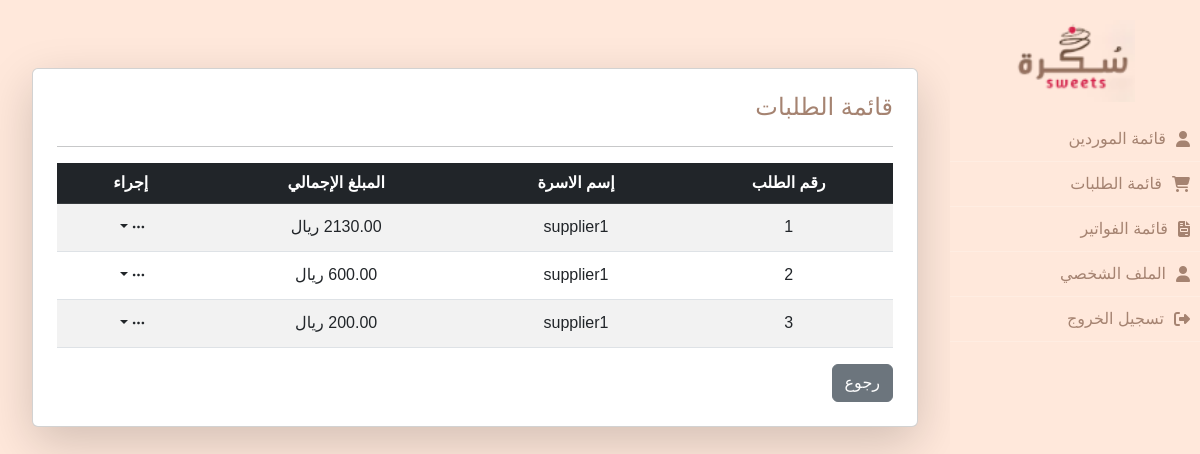
The page /orders/order/order-list/ (signed in) on the database its author committed.
### orders/models.py (models this page shows, shortened)
class Order(models.Model):
    supplier    = models.ForeignKey(Supplier, on_delete=models.CASCADE, related_name='orders')
    order_date  = models.DateField(auto_now_add=True)
    notes       = models.TextField(blank=True, null=True)
    total_price = models.DecimalField(max_digits=10, decimal_places=2, default=0.00)  # إجمالي السعر لجميع المنتجات
    created_at  = models.DateTimeField(auto_now_add=True)
    modified_at = models.DateTimeField(auto_now=True)

### suppliers/models.py (models this page shows, shortened)
class Supplier(models.Model):
    user             = models.OneToOneField(User, on_delete=models.CASCADE)
    company_name     = models.CharField(max_length=255)
    email            = models.EmailField(max_length=254, blank=True, null=True)
    phone_number     = models.CharField(max_length=15, blank=True, null=True)  # إضافة رقم الهاتف
    bank_account     = models.CharField(max_length=50,blank=True, null=True)
    address          = models.TextField(blank=True, null=True )  # العنوان
    previous_balance = models.DecimalField(max_digits=10, decimal_places=2, default=0.00)  # الرصيد السابق
    current_balance  = models.DecimalField(max_digits=10, decimal_places=2, default=0.00)  # الرصيد الحالي

### orders/views.py (the view)
# urls.py: path('order/order-list/', views.order_list, name='order-list'),
def order_list(request):
    if request.user.is_staff:
        orders = Order.objects.filter(total_price__gt=0)
    else:
        try:
            supplier = request.user.supplier  # جلب المورد المرتبط بالمستخدم
            orders = Order.objects.filter(supplier=supplier)  # عرض فواتيره فقط
        except AttributeError:
            invoices = []  # إذا لم يكن المورد مسجلاً، لا تعرض أي فواتير
    print()
    context = {'orders': orders}
    return render(request, 'orders/order_list.html', context)

### orders/templates/orders/order_list.html (shortened to what this page needs)
{% extends 'base.html' %}
{% block content %}
<div class="container-fluid mt-5">
    <div class="table-responsive card mt-4 p-4 shadow-lg">
        <div class="row">
            <h4 class="">قائمة الطلبات</h4>
        </div>
        <hr>
        {% if orders %}
        <table class="table table-striped text-center align-middle">
            <thead class="table-dark">
                <tr>
                    <th>رقم الطلب</th>
                    <th>إسم الاسرة </th>
                    <th>المبلغ الإجمالي</th>
                    <th>إجراء</th>
                </tr>
            </thead>
            <tbody id="formset-container">
                {% for order in orders %}
                <tr class="order-item-form">
                    <td>{{forloop.counter }}</td>
                    <td>{{ order.supplier.company_name }}</td>
                    <td>{{ order.total_price }} ريال </td>
                    <td>
                        <div class="btn-group">
                            <button type="button" class="btn btn-white btn-sm dropdown-toggle" data-bs-toggle="dropdown" aria-expanded="false">
                                <i class="bi bi-three-dots"></i>
                            </button>
                        </div>
                    </td>
                </tr>
                {% endfor %}
            </tbody>
        </table>
        <div>
            <a href="{% url 'admin_dashboard' %}" class="btn btn-secondary">رجوع</a>
        </div>
        {% else %}
        <p class="text-muted">لا يوجد أي طلبات بعد.</p>
        {% endif %}
    </div>
</div>
{% endblock %}

### sukkara_invoices/static/css/style.css (style rules this page uses)
body { background-color: #f8f9fa; display: flex; flex-direction: column; min-height: 100vh; font-family: "Tajawal", sans-serif; }
h1, h2, h3, h4, h5, h6 { color: #a58371 !important; }

### invoices/templates/base.html (style rules this page uses)
body { background-color: #ffe8db; display: flex; flex-direction: column; min-height: 100vh; }
h1, h2, h3, h4, h5, h6 { color: #a58371 !important; }
thead { background-color: #ffe8db; color: #a58371; }

### rows shown on the page
Order: supplier.company_name "supplier1"
Order: supplier.company_name "supplier1"
Order: supplier.company_name "supplier1"
